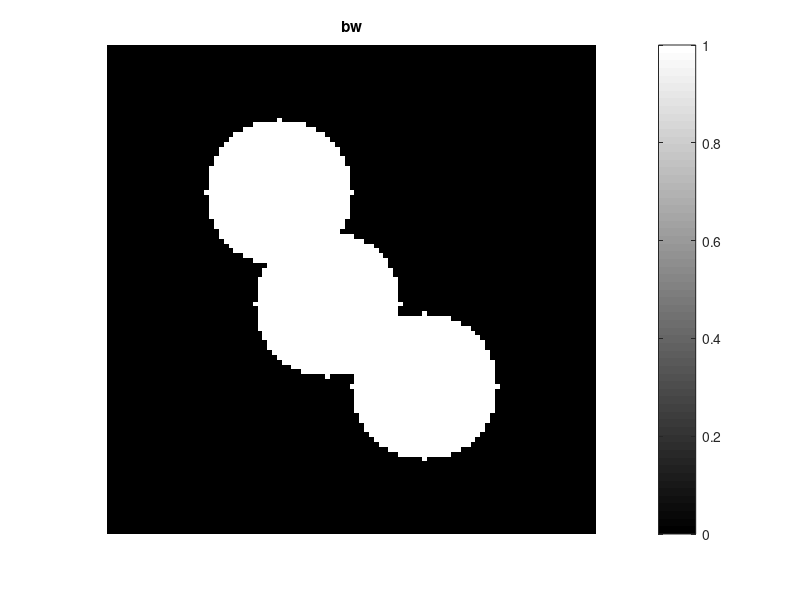
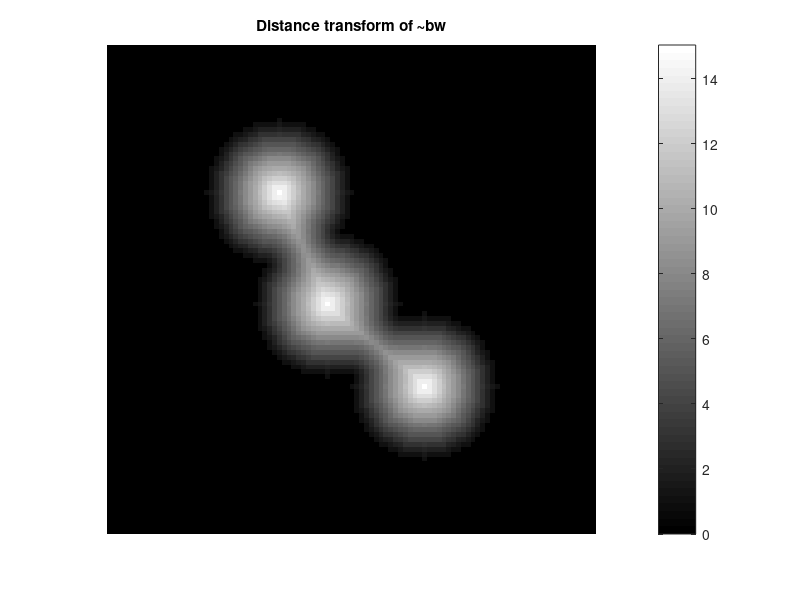
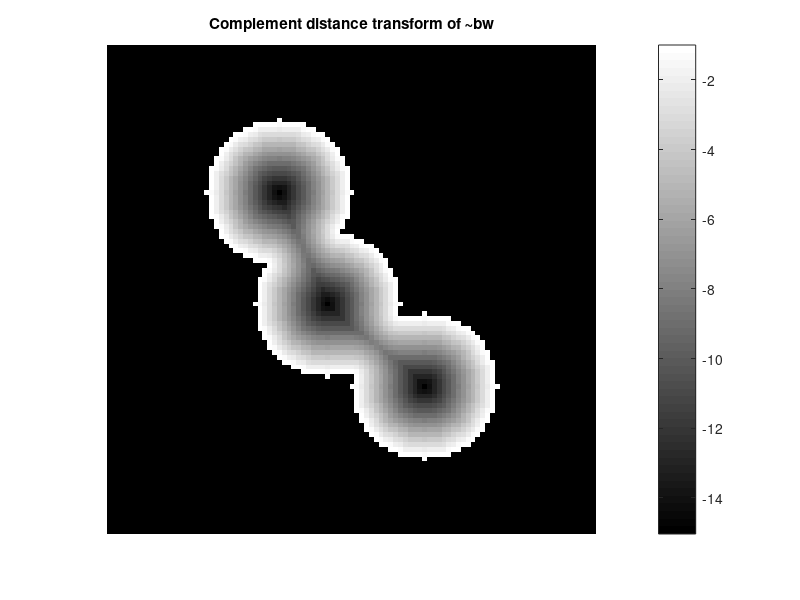
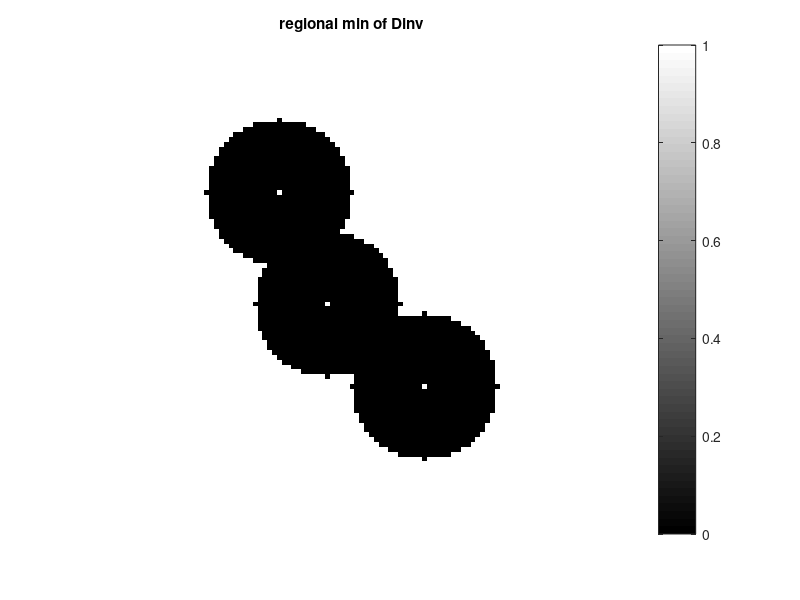

Write the MATLAB code that produced these figures, in order. (Note: this script raises an error after producing the figures.)
%%%%%%%%%%%%%%%%%%%%%%%%%%%%%%%%%%%%%%%%%%%
% Watershed exemple, partly from Matlab
% Written  by Maria Magnusson, 2007-05-08
% Modified by Maria Magnusson, 2008-08-11
%%%%%%%%%%%%%%%%%%%%%%%%%%%%%%%%%%%%%%%%%%%
close all;
clear all;
clc;
% Make a binary test image (you do not need to understand this code)
%-------------------------------------------------------------------
lims = [-50 50];
[x,y] = meshgrid(lims(1):lims(2));
center1x = -15;
center1y = -20;
center2x = -5;
center2y = 3;
center3x = 15;
center3y = 20;
radius = 15;
bw1 = sqrt((x-center1x).^2 + (y-center1y).^2) <= radius;
bw2 = sqrt((x-center2x).^2 + (y-center2y).^2) <= radius;
bw3 = sqrt((x-center3x).^2 + (y-center3y).^2) <= radius;
bw = bw1 | bw2 | bw3;
figure(1), imshow(bw,'InitialMagnification','fit'), title('bw');
colormap(gray), colorbar;

% Compute the distance transform inside the objects
%--------------------------------------------------
D = bwdist(~bw);
figure(2), imshow(D,[],'InitialMagnification','fit');
title('Distance transform of ~bw');
colormap(jet), colorbar;

% Change the sign of the distance transform and 
% set pixels outside the object to the minimum value
%---------------------------------------------------
Dinv = -D;
Dinv(~bw) = min(min(Dinv));
figure(3), imshow(Dinv,[],'InitialMagnification','fit');
title('Complement distance transform of ~bw');
colormap(jet), colorbar;

% Search for regional min
%------------------------
RegMin = imregionalmin(Dinv,8);
figure(4), imshow(RegMin,[],'InitialMagnification','fit');
colormap(jet), colorbar;
title('regional min of Dinv');

% Perform labeling
%-----------------
labelstruct = bwconncomp(RegMin,8); 

% Make a labelimage to look at
%-----------------------------
NumObj = labelstruct.NumObjects;
labelim = zeros(labelstruct.ImageSize);
for no = 1:NumObj
  labelim(labelstruct.PixelIdxList{no}) = no;
end
figure(5), imshow(labelim,[],'InitialMagnification','fit');
colormap(jet), colorbar;
title('labeling of regional min');

% Compute the watershed transform
%--------------------------------
W1 = watershed_meyer(Dinv,8,labelstruct);
figure(6), imshow(W1,[],'InitialMagnification','fit');
colormap(jet), colorbar;
title('Watershed of Dinv');

W2 = W1;
loc = find(W1==1);
W2(loc) = 0;
figure(7), imshow(W2,[],'InitialMagnification','fit');
colormap(jet), colorbar;
title('Fixed Watershed of Dinv')

W2T = W2>=1;
figure(8), imshow(W2T,[],'InitialMagnification','fit');
colormap(gray), colorbar;
title('Final segmentation result')

%% segmentating 2
D2 = bwdist(W2T);
loc2 = find(D2 >= 15);
D2(loc2) = 0;

figure(9), imshow(D2,[],'InitialMagnification','fit');
title('Distance transform of bw');
colormap(jet), colorbar;

% setting background to zero
 change = W1;
 [rad, kol] = size(W1);
 for i = 1:rad
     for j = 1:kol
         if change(i,j) == 1
             change(i,j) = 0;
         end
     end
 end

figure(10), imshow(change,[],'InitialMagnification','fit');
title('change');
colormap(jet), colorbar;
change(1,1) = 1; 

D2u = uint8(~D2);
added =  D2u + change;
figure(11), imshow(added,[],'InitialMagnification','fit');
title('Figure 2 and figure 9 ');
colormap(jet), colorbar;
%%

% Perform labeling
%-----------------
labelstructchange = bwconncomp(added,8); 

% Make a labelimage to look at
%-----------------------------
NumObj = labelstructchange.NumObjects;
labelim = zeros(labelstructchange.ImageSize);
for no = 1:NumObj
  labelimnew(labelstructchange.PixelIdxList{no}) = no;
end
%figure(12), imshow(labelimnew,[],'InitialMagnification','fit');
colormap(jet), colorbar;
title('labeling of regional min');

% Compute the watershed transform
%--------------------------------
W1new = watershed_meyer(added,8,labelstructchange);
figure(13), imshow(W1new,[],'InitialMagnification','fit');
colormap(jet), colorbar;
title('Watershed of Dinv');








